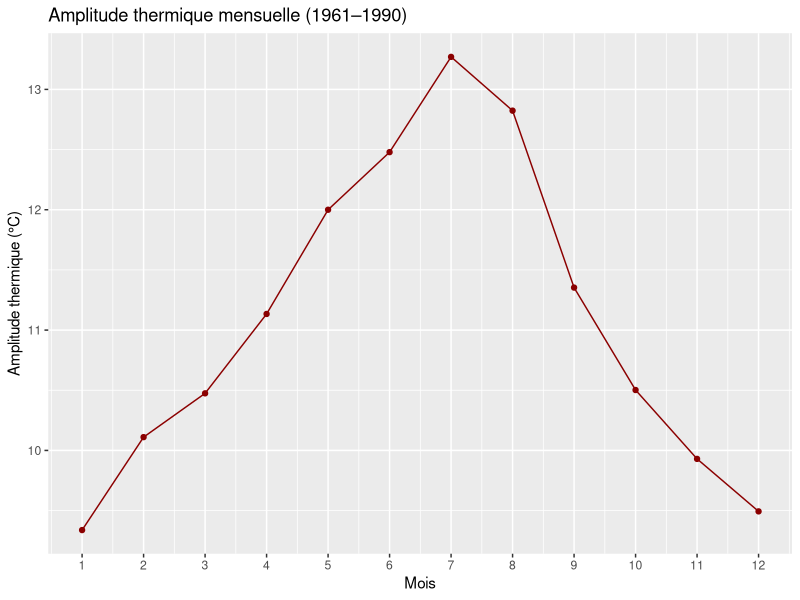
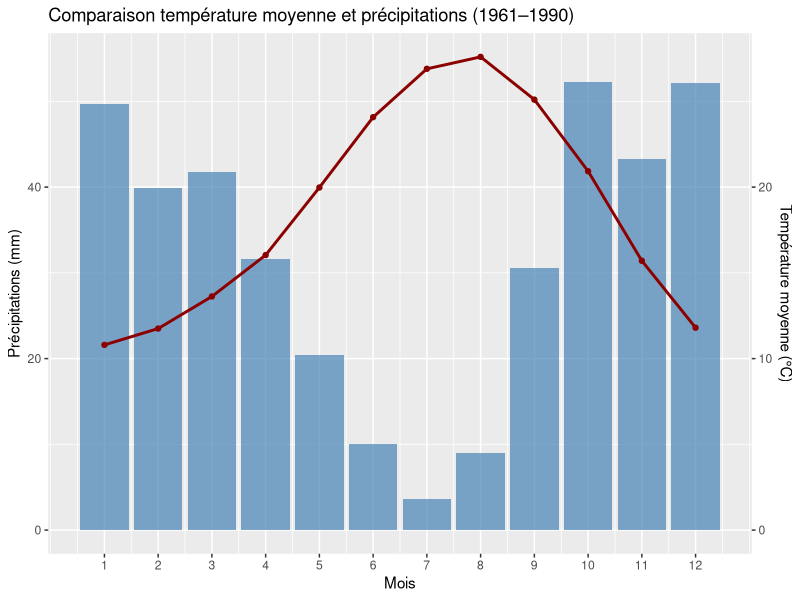
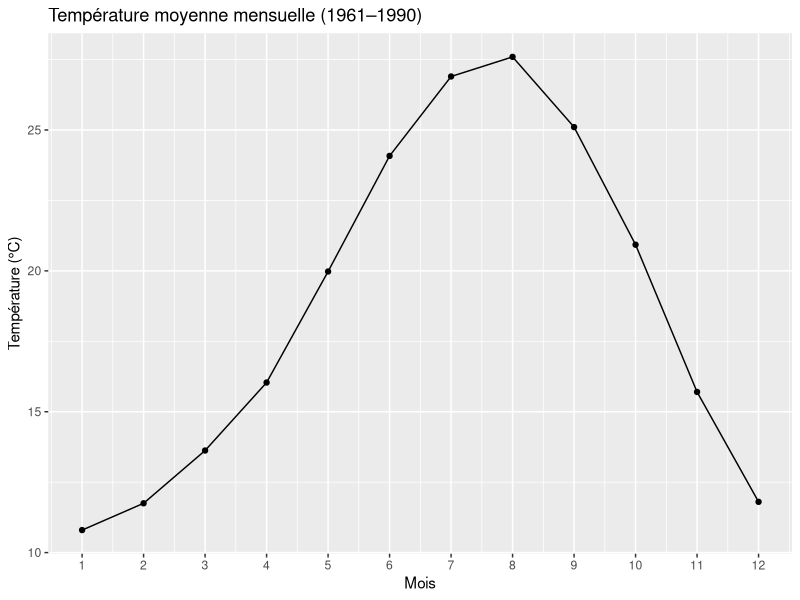
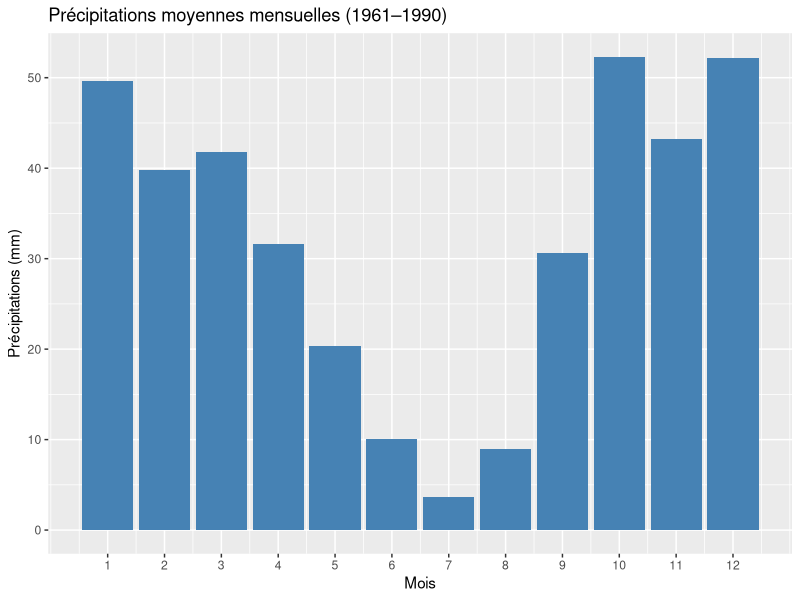

The R script that drew these images, in order:
## ---- chunk 1
library(tidyverse)

climat_clean <- readr::read_csv(
  "climat_1961_1990_clean.csv",
  show_col_types = FALSE
)

glimpse(climat_clean)
## ---- chunk 2
climat_sel <- climat_clean %>%
  select(MONTH, TMM, TNM, TXM, RRTM) %>%
  mutate(MONTH = as.integer(MONTH))

range(climat_sel$MONTH, na.rm = TRUE)


stats_mensuelles <- climat_sel %>%
  group_by(MONTH) %>%
  summarise(
    temp_moy = mean(TMM, na.rm = TRUE),
    temp_min = mean(TNM, na.rm = TRUE),
    temp_max = mean(TXM, na.rm = TRUE),
    pluie_moy = mean(RRTM, na.rm = TRUE),
    .groups = "drop"
  ) %>%
  arrange(MONTH)

stats_mensuelles
## ---- chunk 3
stats_mensuelles %>% 
  slice_max(temp_moy, n = 1)
## ---- chunk 4
stats_mensuelles %>%
  slice_min(temp_moy, n = 1)
## ---- chunk 5
stats_mensuelles %>%
  slice_max(pluie_moy, n = 1)
## ---- chunk 6
stats_mensuelles %>%
  slice_min(pluie_moy, n = 1)
## ---- chunk 7
stats_mensuelles <- stats_mensuelles %>%
mutate(amplitude_thermique = temp_max - temp_min)

stats_mensuelles

## ---- chunk 8
ggplot(stats_mensuelles, aes(x = MONTH, y = amplitude_thermique)) +
  geom_line(color = "darkred") +
  geom_point(color = "darkred") +
  scale_x_continuous(breaks = 1:12) +
  labs(
    title = "Amplitude thermique mensuelle (1961–1990)",
    x = "Mois",
    y = "Amplitude thermique (°C)"
  )
## ---- chunk 9
ggplot(stats_mensuelles, aes(x = MONTH)) +
  geom_col(aes(y = pluie_moy), fill = "steelblue", alpha = 0.7) +
  geom_line(aes(y = temp_moy * 2), color = "darkred", size = 1) +
  geom_point(aes(y = temp_moy * 2), color = "darkred") +
  scale_x_continuous(breaks = 1:12) +
  scale_y_continuous(
    name = "Précipitations (mm)",
    sec.axis = sec_axis(~ . / 2, name = "Température moyenne (°C)")
  ) +
  labs(
    title = "Comparaison température moyenne et précipitations (1961–1990)",
    x = "Mois"
  )
## ---- chunk 10
ggplot(stats_mensuelles, aes(x = MONTH, y = temp_moy)) +
  geom_line() +
  geom_point() +
  scale_x_continuous(breaks = 1:12) +
  labs(
    title = "Température moyenne mensuelle (1961–1990)",
    x = "Mois",
    y = "Température (°C)"
  )
## ---- chunk 11
ggplot(stats_mensuelles, aes(x = MONTH, y = pluie_moy)) +
  geom_col(fill = "steelblue") +
  scale_x_continuous(breaks = 1:12) +
  labs(
    title = "Précipitations moyennes mensuelles (1961–1990)",
    x = "Mois",
    y = "Précipitations (mm)"
  )
